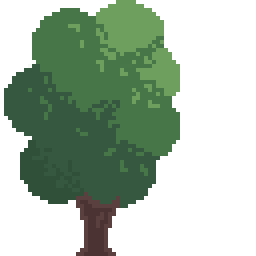
#> input picture Tilemaps/Tree.png, 64 x 64 px (shown 4 times larger)
$ python crop.py ../Tilemaps/Tree.png ../Tilemaps/Tree.png
#> lines starting #> are read from the running program, lines starting #| are printed output that depends on the picture
# coding=utf-8
""" Модуль для обрезки прозрачных краев """
from PIL import Image
import sys


def crop(inp, output):
    """
        Удаляет прозрачные строчки и ряды
        :param inp: str
        :param output: str
        :return: void
    """
#> called with inp = '../Tilemaps/Tree.png', output = '../Tilemaps/Tree.png'
    im = Image.open(inp)
#> im is the input picture: PIL image 64x64 RGBA; mean R, G, B, A 45.2, 59.6, 44, 115.8

    # Подготовка
    width = im.size[0]  # Определяем ширину
#> width = 64
    height = im.size[1]  # Определяем высоту
#> height = 64
    pix = im.load()

    # Проверить каждую строчку сверху
    count = 0
    for i in range(height):
        rem = True
        for j in range(width):
            if pix[j, i][3] != 0:   # если пиксель не прозрачный
                rem = False
                break
        if rem:
            count += 1
        else:
            break
#> after the loop, count = 0
    im = im.crop((0, count, width, height))

    # Обновить данные
    height = im.size[1]  # Обновляем высоту
    pix = im.load()

    # Проверить каждую строчку снизу
    count = 0
    for i in range(height-1, 0, -1):
        rem = True
        for j in range(width):
            if pix[j, i][3] != 0:  # если пиксель не прозрачный
                rem = False
                break
        if rem:
            count += 1
        else:
            break
#> after the loop, count = 0
    im = im.crop((0, 0, width, height-count))

    # Обновить данные
    height = im.size[1]  # Обновляем высоту
    pix = im.load()

    # Проверить каждый ряд слева
    count = 0
    for j in range(width):
        rem = True
        for i in range(height):
            if pix[j, i][3] != 0:  # если пиксель не прозрачный
                rem = False
                break
        if rem:
            count += 1
        else:
            break
#> after the loop, count = 0
    im = im.crop((count, 0, width, height))

    # Обновить данные
    width = im.size[0]  # Обновляем ширину
    pix = im.load()

    # Проверить каждый ряд справа
    count = 0
    for j in range(width-1, 0, -1):
        rem = True
        for i in range(height):
            if pix[j, i][3] != 0:  # если пиксель не прозрачный
                rem = False
                break
        if rem:
            count += 1
        else:
            break
#> after the loop, count = 19
    im = im.crop((0, 0, width-count, height))
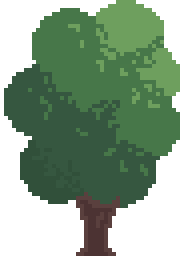
#> im: PIL image 45x64 RGBA (shown 4 times larger); mean R, G, B, A 54.1, 76.8, 53.6, 164.7; transparent parts drawn white

    # Сохранить результат
    im.save(output)


if __name__ == "__main__":
    if len(sys.argv) == 3:
        crop(sys.argv[1], sys.argv[2])
    else:
        print("Недостаточно аргументов")
